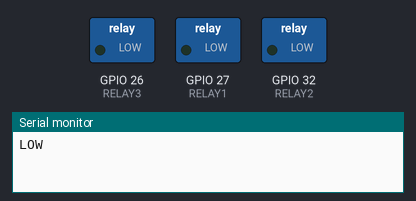
Recording of a sketch running on a simulated ESP32. Shown: switched loads named in the sketch (green lamp = pin HIGH), the last lines printed to the serial monitor.

Above: at 1.0 s.
At 3.0 s:
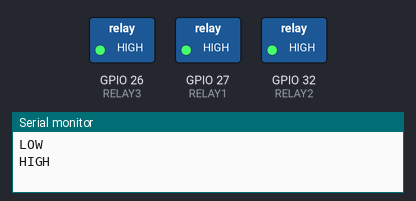
Timing chart, 0 to 5.2 s (numbered marks = the images above):
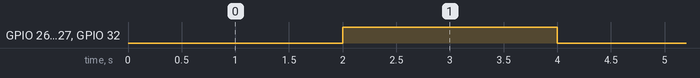

Measured:
- by itself, GPIO 26 (RELAY3), GPIO 27 (RELAY1), GPIO 32 (RELAY2): alternates HIGH for 2.0 s and LOW for 2.0 s

The sketch:

relay_punch.ino
```cpp
#define RELAY1 27
#define RELAY2 32
#define RELAY3 26

void setup() {
  Serial.begin(115200);
  pinMode(RELAY1, OUTPUT);
  pinMode(RELAY2,OUTPUT);
  pinMode(RELAY3,OUTPUT);
}

void loop() {

  digitalWrite(RELAY1, LOW);  // ON
  digitalWrite(RELAY2, LOW);  // ON
  digitalWrite(RELAY3, LOW);  // ON
  Serial.println("LOW");
  delay(2000);

  digitalWrite(RELAY1, HIGH);  // OFF
  digitalWrite(RELAY2, HIGH);  // OFF
  digitalWrite(RELAY3, HIGH);
  Serial.println("HIGH");
  delay(2000);
}
```
